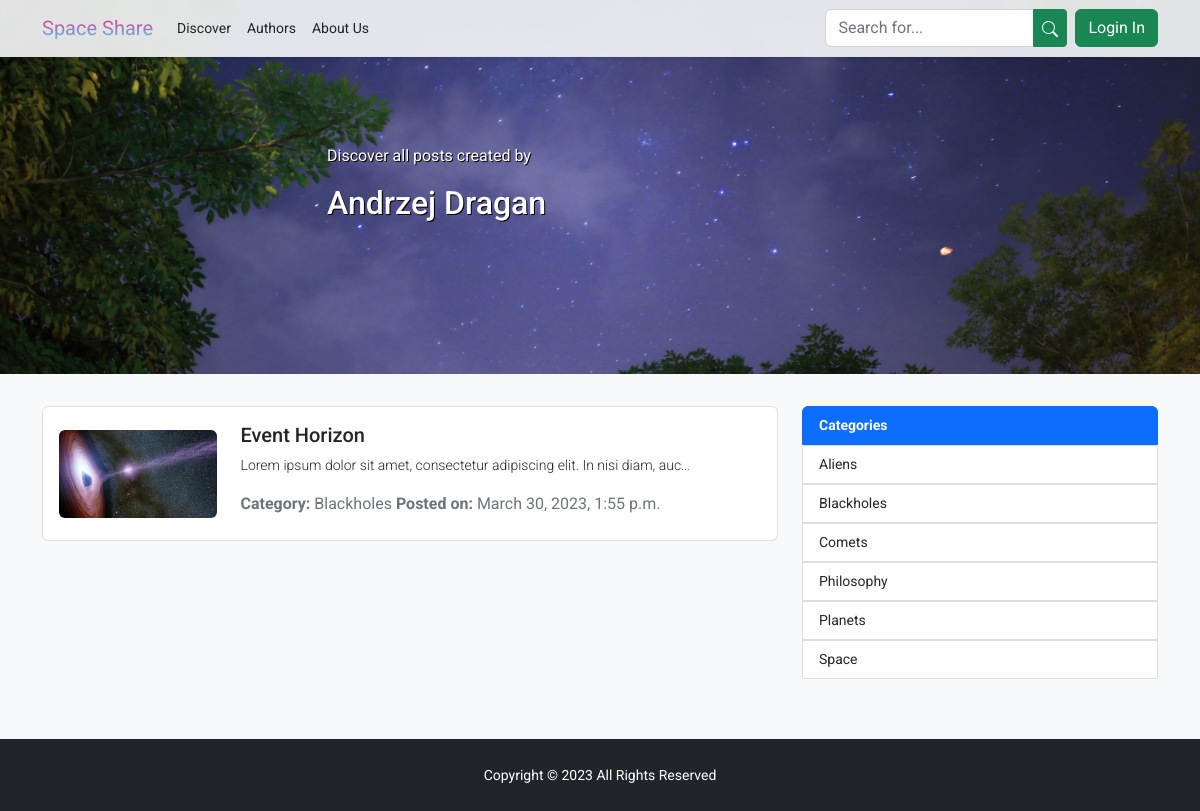
Screenshot of /author/andrzej-dragan/posts with the database file from the repository.
### Blog/models.py (models this page shows, shortened)
class Author(models.Model):
    slug = models.SlugField(db_index=True, unique=True, null=True, blank=True)
    name = models.CharField(max_length=30)
    surname = models.CharField(max_length=50)
    description = models.TextField(
        validators=[MinLengthValidator(30, MaxLengthValidator(2000))], default="Author Info")
    email = models.EmailField(validators=[RegexValidator(
        "^[a-z0-9._%+-]+@[a-z0-9.-]+\.[a-z]{2,4}$", message="Incorrect expression of e-mail.")])
    image = models.ImageField(upload_to="authors", null=True)

class Post(models.Model):
    slug = models.SlugField(db_index=True, unique=True, null=False, blank=True)
    title = models.CharField(max_length=150)
    author = models.ForeignKey(
        Author, on_delete=models.CASCADE, related_name="author")
    date = models.DateTimeField(auto_now=True)
    tags = models.ManyToManyField(Tag)
    content = models.TextField(
        validators=[MinLengthValidator(30, MaxLengthValidator(10000))])
    image = models.ImageField(upload_to="posts", null=True)

class Tag(models.Model):
    tag = models.CharField(max_length=20)

### Blog/views.py (the view)
class AuthorPosts(ListView):
    template_name = "Blog/author_posts.html"
    model = PostModel
    context_object_name = "posts"
    def get_queryset(self):
        return super().get_queryset().filter(author=AuthorModel.objects.get(slug=self.kwargs['slug'])).order_by("-date")
    def get_context_data(self, *args, **kwargs):
        author = AuthorModel.objects.get(slug=self.kwargs['slug'])
        context = super().get_context_data(*args, **kwargs)
        context['author_slug'] = author.slug
        context['author_name'] = author.name
        context['author_surname'] = author.surname
        context['tags'] = TagModel.objects.all().order_by("tag")
        return context

### Blog/templates/Blog/author_posts.html (shortened to what this page needs)
{% extends 'Blog/base_blog.html' %}
{% load static %}
{% block blog_content %}
    <header class="banner-holder py-5 mb-3">
        <div class="container">
            <div class="row justify-content-center">
                <div class="col-md-6">
                    <div class="banner-content text-white my-5 py-5">
                        <p>Discover all posts created by</p>
                        <h2>{{ author_name }} {{ author_surname }}</h2>
                    </div>
                </div>
            </div>
        </div>
    </header>
    <section class="post-loop py-3 mb-3">
        <div class="container">
            <div class="row">
                <div class="col-md-8">
                    {% for post in posts %}
                        <div class="list-group mb-3">
                            <a href="{% url 'post' post.slug %}" class="list-group-item list-group-item-action text-dark">
                                <article class="row align-items-center">
                                    <div class="col-md-3">
                                        <img src="{{ post.image.url }}" alt="Post image" class="img-fluid rounded">
                                    </div>
                                    <div class="col-md-9">
                                        <h3 class="fs-5 mt-2">{{ post.title }}</h3>
                                        <p class="fw-light small">{{ post.content|truncatechars:75 }}</p>
                                        <p class="text-secondary">
                                            <strong>Category: </strong>{% for tag in post.tags.all %}{{tag.tag}} {% endfor %}
                                            <strong>Posted on: </strong>{{ post.date }}
                                        </p>
                                    </div>
                                </article>
                            </a>
                        </div>
                    {% endfor %}
                </div>
                <div class="col-md-4">
                    <ul class="list-group small mb-3">
                        <li class="list-group-item active"><strong>Categories</strong></li>
                        {% for tag in tags %}
                            <a href="{% url 'author_posts_by_tag' slug=author_slug str=tag.tag %}" class="text-decoration-none text-dark">
                                <li class="list-group-item list-group-item-action {% if tag.tag == active_tag %} list-group-item-primary {% endif %}">
                                    {{ tag.tag }}
                                </li>
                            </a>
                        {% endfor %}
                    </ul>
                </div>
            </div>
        </div>
    </section>
{% endblock %}

### Blog/templates/Blog/base_blog.html
{% extends 'base.html' %}
{% block doc_content %}
    {% include "Blog/includes/navigation.html" %}
    {% block blog_content %}{% endblock %}
    {% include "Blog/includes/footer.html" %}
{% endblock %}

### templates/base.html (shortened to what this page needs)
{% load static %}
<!DOCTYPE html>
<html lang="en">
<head>
    <link href="https://cdn.jsdelivr.net/npm/bootstrap@5.2.3/dist/css/bootstrap.min.css" rel="stylesheet">
    <link rel="stylesheet" href="{% static 'css/base.css' %}">
</head>
<body class="bg-light">
    {% block doc_content %}{% endblock %}
</body>
</html>

### Blog/templates/Blog/includes/navigation.html (shortened to what this page needs)
<nav class="navbar navbar-expand-lg bg-light small border-bottom shadow-sm fixed-top custom-nav">
    <div class="container">
        <a href="{% url 'index' %}" class="navbar-brand">
            <span class="brand-style brand-gradient">Space Share</span>
        </a>
        <div class="collapse navbar-collapse" id="blog-navbar">
            <ul class="navbar-nav me-auto mb-2 mb-lg-0">
                <li class="nav-item">
                    <a href="{% url 'posts' %}" class="nav-link text-dark">Discover</a>
                </li>
                <li class="nav-item">
                    <a href="{% url 'authors' %}" class="nav-link text-dark">Authors</a>
                </li>
                <li class="nav-item">
                    <a href="{% url 'about_us' %}" class="nav-link text-dark">About Us</a>
                </li>
            </ul>
            <form class="d-flex" role="search">
                <div class="input-group">
                    <input type="search" class="form-control from-control-sm" placeholder="Search for...">
                    <button type="submit" class="btn btn-sm btn-success">
                    </button>
                </div>
            </form>
            <a href="{% url 'login' %}" class="btn btn-success mt-2 mt-lg-0 ms-lg-2">
                Login In
            </a>
        </div>
    </div>
</nav>

### Blog/templates/Blog/includes/footer.html
<div class="my-5 pt-1"></div>
<footer class="main-footer position-fixed bottom-0 w-100 text-bg-dark p-4 text-center">
    <p class="m-0">
        <small>Copyright &copy; 2023 All Rights Reserved</small>
    </p>
</footer>

### static/css/base.css (style rules this page uses)
:root { --sky: #4cc9f0; --far-space: #f72585; }
html, body { font-family: 'Roboto', sans-serif; }
.custom-nav { --bs-bg-opacity: .9; backdrop-filter: blur(8px); }
.brand-gradient { background: var(--light); background: -webkit-linear-gradient(to top, var(--sky), var(--far-space)); background: linear-gradient(to top, var(--sky), var(--far-space)); -webkit-background-clip: text; background-clip: text; color: transparent; }
.banner-holder { background-size: cover; background-position: bottom; text-shadow: 1px 1px black; }

### rows the page displays
Author: name "Andrzej", surname "Dragan"
Post: image (picture), title "Event Horizon", content "Lorem ipsum dolor sit amet, consectetur adipiscing elit. In nisi diam, auc…", date "March 30, 2023, 1:55 p.m."
Tag: tag "Blackholes"
Tag: tag "Aliens"
Tag: tag "Comets"
Tag: tag "Philosophy"
Tag: tag "Planets"
Tag: tag "Space"
